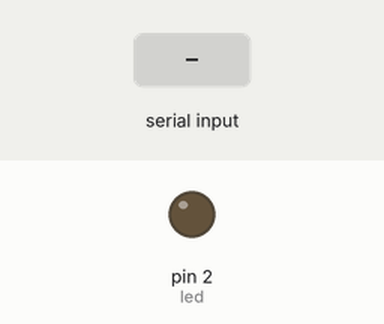
This sketch was run on a simulated Arduino Uno, built with avr-gcc and run on an emulated ATmega328P. Shown: output pins drawn as LEDs (lit = HIGH). The test bench sets the inputs (shaded band).

Above: at 1.2 s.
1.3 s: "on" received over Serial
At 2.6 s:
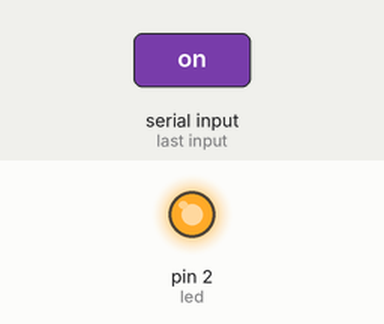
3.8 s: "off" received over Serial
At 5.7 s:
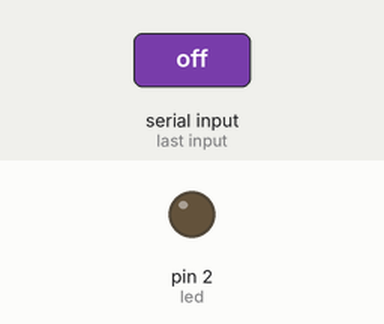
6.3 s: "True" received over Serial
At 7.6 s:
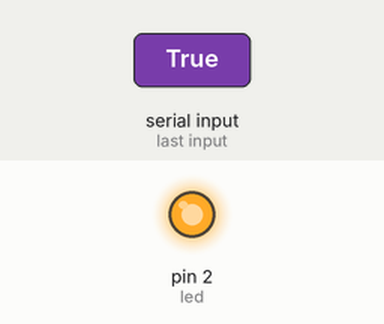
Timing chart, 0 to 9.3 s (numbered marks = the images above; inputs shaded):
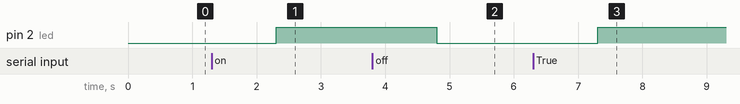

The sketch:

blinking_control_mod.ino
```cpp
const int led=2;
String st="";
void setup() {
  // put your setup code here, to run once:
pinMode(led,OUTPUT);
Serial.begin(9600);
}

void loop() {
  // put your main code here, to run repeatedly:
if(Serial.available())
{
  st=Serial.readString();
}
if(st=="on" || st=="True")
{
  digitalWrite(led,HIGH);
}
else if(st=="off" || st=="False")
{
  digitalWrite(led,LOW);
}
}
```

Measured:
- after the input at 1.3 s, pin 2 (led): LOW → HIGH after 1.0 s
- after the input at 3.8 s, pin 2 (led): HIGH → LOW after 1.0 s
- after the input at 6.3 s, pin 2 (led): LOW → HIGH after 1.0 s
